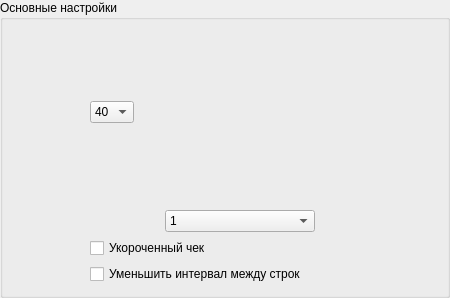
             <widget class="QGroupBox" name="gbxAdminTotalPrinterParam">
              <property name="minimumSize">
               <size>
                <width>450</width>
                <height>0</height>
               </size>
              </property>
              <property name="maximumSize">
               <size>
                <width>450</width>
                <height>16777215</height>
               </size>
              </property>
              <property name="title">
               <string>Основные настройки</string>
              </property>
              <layout class="QVBoxLayout" name="verticalLayout_26">
               <property name="topMargin">
                <number>6</number>
               </property>
               <item>
                <layout class="QGridLayout" name="gridLayout_11">
                 <property name="verticalSpacing">
                  <number>6</number>
                 </property>
                 <item row="2" column="0">
                  <layout class="QHBoxLayout" name="horizontalLayout_18">
                   <property name="margin" stdset="0">
                    <number>0</number>
                   </property>
                   <item>
                    <layout class="QGridLayout" name="gridLayout_5">
                     <property name="rightMargin">
                      <number>20</number>
                     </property>
                     <item row="2" column="1">
                      <layout class="QVBoxLayout" name="verticalLayout_28">
                       <property name="spacing">
                        <number>0</number>
                       </property>
                       <item>
                        <layout class="QHBoxLayout" name="horizontalLayout_34">
                         <item>
                          <widget class="QComboBox" name="cbxAdminLeftMarginCheck">
                           <property name="maximumSize">
                            <size>
                             <width>150</width>
                             <height>16777215</height>
                            </size>
                           </property>
                           <item>
                            <property name="text">
                             <string>1</string>
                            </property>
                           </item>
                           <item>
                            <property name="text">
                             <string>2</string>
                            </property>
                           </item>
                           <item>
                            <property name="text">
                             <string>3</string>
                            </property>
                           </item>
                           <item>
                            <property name="text">
                             <string>4</string>
                            </property>
                           </item>
                           <item>
                            <property name="text">
                             <string>5</string>
                            </property>
                           </item>
                           <item>
                            <property name="text">
                             <string>8</string>
                            </property>
                           </item>
                           <item>
                            <property name="text">
                             <string>10</string>
                            </property>
                           </item>
                           <item>
                            <property name="text">
                             <string>13</string>
                            </property>
                           </item>
                           <item>
                            <property name="text">
                             <string>15</string>
                            </property>
                           </item>
                           <item>
                            <property name="text">
                             <string>18</string>
                            </property>
                           </item>
                           <item>
                            <property name="text">
                             <string>20</string>
                            </property>
                           </item>
                           <item>
                            <property name="text">
                             <string>25</string>
                            </property>
                           </item>
                           <item>
                            <property name="text">
                             <string>28</string>
                            </property>
                           </item>
                           <item>
                            <property name="text">
                             <string>30</string>
                            </property>
                           </item>
                           <item>
                            <property name="text">
                             <string>35</string>
                            </property>
                           </item>
                           <item>
                            <property name="text">
                             <string>40</string>
                            </property>
                           </item>
                          </widget>
                         </item>
                        </layout>
                       </item>
                      </layout>
                     </item>
                     <item row="0" column="0">
                      <layout class="QVBoxLayout" name="verticalLayout_27">
                       <property name="spacing">
                        <number>0</number>
                       </property>
                       <item>
                        <spacer name="verticalSpacer_16">
                         <property name="orientation">
                          <enum>Qt::Vertical</enum>
                         </property>
                         <property name="sizeHint" stdset="0">
                          <size>
                           <width>20</width>
                           <height>40</height>
                          </size>
                         </property>
                        </spacer>
                       </item>
                       <item>
                        <layout class="QHBoxLayout" name="horizontalLayout_37">
                         <property name="topMargin">
                          <number>0</number>
                         </property>
                         <item>
                          <widget class="QLabel" name="lblAdminWidthCheck">
                           <property name="minimumSize">
                            <size>
                             <width>0</width>
                             <height>35</height>
                            </size>
                           </property>
                           <property name="maximumSize">
                            <size>
                             <width>100</width>
                             <height>35</height>
                            </size>
                           </property>
                           <property name="text">
                            <string/>
                           </property>
                           <property name="pixmap">
                            <pixmap resource="../../ekiosk.qrc">:/assets/icons/admin_15.png</pixmap>
                           </property>
                           <property name="scaledContents">
                            <bool>true</bool>
                           </property>
                           <property name="alignment">
                            <set>Qt::AlignCenter</set>
                           </property>
                          </widget>
                         </item>
                        </layout>
                       </item>
                       <item>
                        <layout class="QHBoxLayout" name="horizontalLayout_35">
                         <property name="topMargin">
                          <number>0</number>
                         </property>
                         <item>
                          <widget class="QComboBox" name="cbxAdminWidthCheck">
                           <property name="maximumSize">
                            <size>
                             <width>90</width>
                             <height>16777215</height>
                            </size>
                           </property>
                           <item>
                            <property name="text">
                             <string>40</string>
                            </property>
                           </item>
                           <item>
                            <property name="text">
                             <string>80</string>
                            </property>
                           </item>
                          </widget>
                         </item>
                        </layout>
                       </item>
                       <item>
                        <spacer name="verticalSpacer_15">
                         <property name="orientation">
                          <enum>Qt::Vertical</enum>
                         </property>
                         <property name="sizeHint" stdset="0">
                          <size>
                           <width>20</width>
                           <height>40</height>
                          </size>
                         </property>
                        </spacer>
                       </item>
                      </layout>
                     </item>
                     <item row="0" column="1">
                      <widget class="QLabel" name="label">
                       <property name="maximumSize">
                        <size>
                         <width>230</width>
                         <height>280</height>
                        </size>
                       </property>
                       <property name="text">
                        <string/>
                       </property>
                       <property name="pixmap">
                        <pixmap resource="../../ekiosk.qrc">:/assets/icons/admin_receipt.png</pixmap>
                       </property>
                       <property name="scaledContents">
                        <bool>true</bool>
                       </property>
                      </widget>
                     </item>
                     <item row="1" column="1">
                      <layout class="QHBoxLayout" name="horizontalLayout_38">
                       <item>
                        <widget class="QLabel" name="lblAdminLeftMarginCheck">
                         <property name="minimumSize">
                          <size>
                           <width>200</width>
                           <height>35</height>
                          </size>
                         </property>
                         <property name="maximumSize">
                          <size>
                           <width>200</width>
                           <height>35</height>
                          </size>
                         </property>
                         <property name="text">
                          <string/>
                         </property>
                         <property name="pixmap">
                          <pixmap resource="../../ekiosk.qrc">:/assets/icons/admin_15.png</pixmap>
                         </property>
                         <property name="scaledContents">
                          <bool>true</bool>
                         </property>
                         <property name="alignment">
                          <set>Qt::AlignCenter</set>
                         </property>
                        </widget>
                       </item>
                      </layout>
                     </item>
                    </layout>
                   </item>
                  </layout>
                 </item>
                 <item row="3" column="0">
                  <widget class="QCheckBox" name="chbxAdminSmallCheck">
                   <property name="text">
                    <string>Укороченный чек</string>
                   </property>
                  </widget>
                 </item>
                 <item row="4" column="0">
                  <widget class="QCheckBox" name="chbxAdminSmallLineText">
                   <property name="text">
                    <string>Уменьшить интервал между строк</string>
                   </property>
                  </widget>
                 </item>
                </layout>
               </item>
              </layout>
             </widget>
